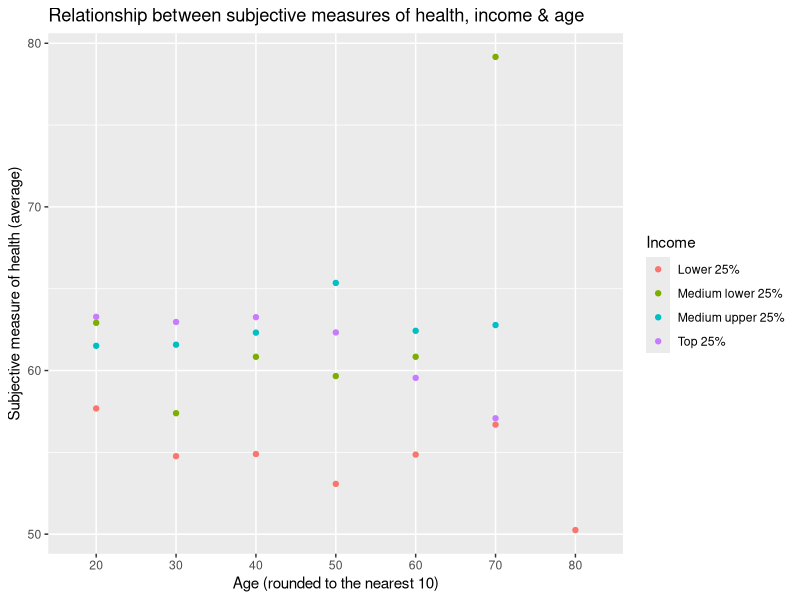

Source code (R):
######################################################################
########################## DATA TASK #################################
######################################################################

###################################
#### LOADING THE REQUIRED PACKAGES
###################################

if(!require(tidyverse)) install.packages("tidyverse")
library(tidyverse)

if(!require(rsample)) install.packages("rsample")
library(rsample)

#################
#### Question 1
#################


###a.

ratings <- read.csv("ratings.csv")


###b. 

#unique respondents:
unique(ratings$worker) %>% length() #1,056 unique workers

#unique aspects:
unique(ratings$aspect) %>% length() #17 unique aspects


###c.

count(ratings, worker) %>% filter(n > 17) %>% nrow() #211 respondents have more than 17 answers.

#total observations:
nrow(ratings) #18,189 total observations 

#unique workers times unique workers:
1056*17 #17,952 

#need to drop:
18189-17952

#drop:
ratings_u <- ratings %>% group_by(worker, aspect) %>% filter(time==max(time)) %>% ungroup()

#dropped:
nrow(ratings)-nrow(ratings_u)

###d.

subjective_riches <- ratings %>% group_by(worker) %>% summarise(avg=mean(rating)) %>% .$avg
summary(subjective_riches)


#################
#### Question 2
#################

###a.

demographics <- read.csv("demographics.csv")

###b.

nrow(demographics) #1,056
nrow(demographics) == unique(ratings$worker) %>% length()

###c.

demographics_m <- demographics %>% left_join(
  ratings %>% group_by(worker) %>% 
    summarise(subjective_riches=mean(rating)),
  by="worker"
)


###d.

summary(lm(subjective_riches~income, data=demographics_m))

###e.

summary(lm(subjective_riches~income+age+c(age^2)+male+education+race, data=demographics_m))

###f.

#answer in report

#################
#### Question 3
#################

###a.

count(ratings_u, aspect)

ratings_h <- ratings_u %>% 
  filter(aspect%in%c("you not feeling anxious", "your health",
                     "your mental health", "your physical fitness")) %>% 
  group_by(worker) %>%
  summarise(health=mean(rating)) %>% ungroup()

demographics_h <- left_join(demographics_m, ratings_h,
          by="worker")

###b.

demographics_h %>% mutate(age_strata=factor(round(age,-1)),
                          income_strata=make_strata(income)) %>% 
  group_by(age_strata, income_strata) %>% summarise(avg_health=mean(health)) %>% 
  ggplot(aes(age_strata,avg_health, col=income_strata)) + geom_point() +
  scale_color_discrete(name = "Income", labels = c("Lower 25%", "Medium lower 25%", "Medium upper 25%", "Top 25%")) + 
  ggtitle("Relationship between subjective measures of health, income & age") +
  xlab("Age (rounded to the nearest 10)") + 
  ylab("Subjective measure of health (average)")


###c.

#answer in report
